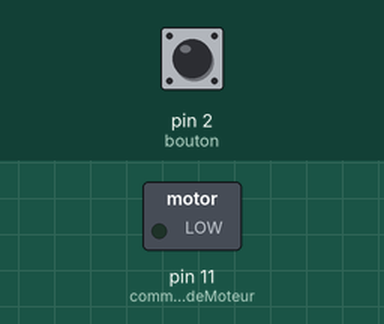
Simulated run of this sketch. Board: Arduino Uno, built with avr-gcc and run on an emulated ATmega328P. Shown: switched loads named in the sketch (green lamp = pin HIGH). Inputs (shaded band) come from the test bench; at power-on: pin 2 (bouton) HIGH.

Above: at 1.2 s.
1.3 s: pin 2 (bouton) pulled LOW for 0.15 s
At 1.37 s:
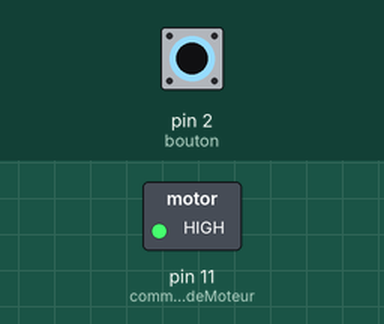
2.9 s: pin 2 (bouton) pulled LOW for 3.2 s
At 7.2 s:
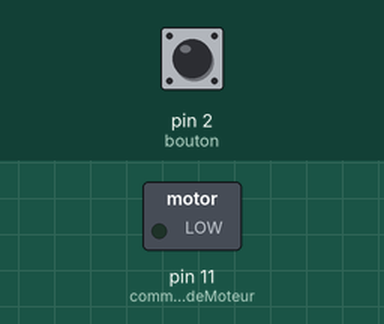
Timing chart, 0 to 8.7 s (numbered marks = the images above; inputs shaded):
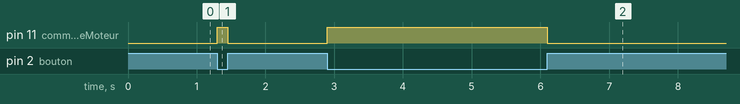

The sketch:

commande_moteur.ino
```cpp
const int commandeMoteur = 11; // numero pin de commande du moteur
const int bouton = 2;          // numero pin du boutton poussoir
int etatBouton;                // etat du boutton ; appuyé ou relaché

void setup()
{
    pinMode(commandeMoteur, OUTPUT);
    pinMode(bouton, INPUT);
    digitalWrite(bouton, HIGH); // Activation pull-up interne
}

void loop()
{
    etatBouton = digitalRead(bouton);  // Determination de l'état du boutton
    if (etatBouton == LOW){ // Appuie du bouton
        digitalWrite(commandeMoteur, HIGH); // Demarrer le moteur
    }else{ // Relache du bouton
        digitalWrite(commandeMoteur, LOW); // Arreter le moteur
    }
}
```

Measured:
- after the input at 1.3 s, pin 11 (commandeMoteur): LOW → HIGH at once, → LOW 0.15 s later
- after the input at 2.9 s, pin 11 (commandeMoteur): LOW → HIGH at once, → LOW 3.2 s later
